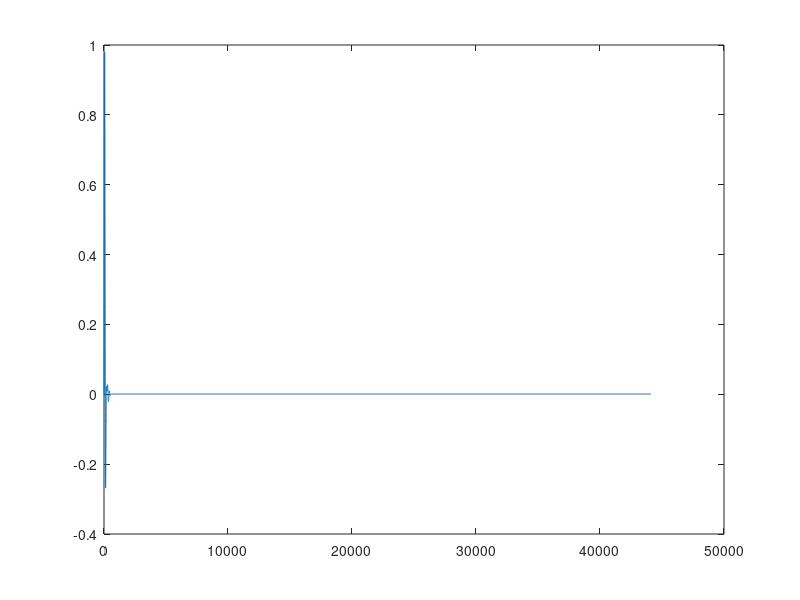

The MATLAB script that drew this image:
%% 2 modes impact model
%   mode
m = 0.2;
fs = 44100;
T = 1/fs;
N = fs*1;
k = 500000;
m2 = 0.1;
k2 = 500000;

x = zeros(1,N);
x2 = zeros(1,N);

f = 1/(2*pi) * sqrt(k/m)% resonant frequency
f2 = 1/(2*pi) * sqrt(k2/m2)% resonant frequency

fmax = 1;
T2 = 0.001;

t=[0:1/fs:T2];

for ind = 1:max(size(t))
    F(ind) = fmax *(1 - cos ((2*pi*t(ind)/T2)));
end
noise = F;

offset = length(x)-length(noise);
if length(x) > length(noise)
    noise =[noise, zeros(1,offset)];
end

R = 200;
R2 = 100;

c1 = m + R*T + k *(T*T); c2 = 2*m+R*T;
c3 = m2 + R2*T + k2 *(T*T); c4 = 2*m2+R2*T;

xm1 = 0;
xm2 = xm1;

xm11 = 0;
xm21 = xm11;

for i = 1:N
    x(i) = c2/c1*xm1 - xm2 * (m)/c1;
    x2(i) = c4/c3*xm11 - xm21 * (m2)/c3;
    
    xm2 = xm1;
    xm1 = x(i) + noise(i);
    
    xm21 = xm11;
    xm11 = x2(i) + noise(i);
end

figure
s = (x/max(x));
s2 = (x2/max(x2));
mix = (s+s2)*0.5;
plot(mix)
sound(mix,fs)
